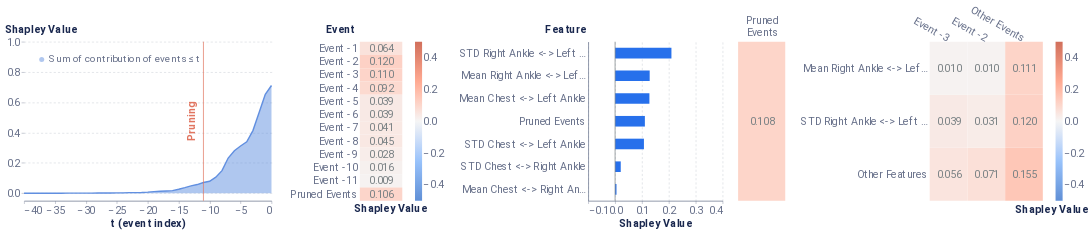

The notebook cell this image was saved under:
### Code cell
# local report with pandas instance
local_report(f_hs, pos_x_pd, pruning_dict, event_dict, feature_dict, cell_dict=cell_dict, model_features=model_features, entity_uuid=positive_sequence_id, entity_col='all_id', baseline=average_event)

### Figure 1 — Vega-Lite specification as saved in the notebook (floating-point values rounded to 4 significant figures)
{"config": {"axis": {"domain": true, "domainColor": "#666F89", "grid": false, "gridCap": "round", "gridColor": "#B3B7C4", "gridDash": [2, 4], "gridWidth": 0.5, "labelColor": "#666F89", "labelFont": "Roboto, Arial, sans-serif", "labelPadding": 2, "tickColor": "#666F89", "tickOpacity": 0.5, "tickSize": 4, "titleColor": "#19274E", "titleFont": "Roboto, Arial, sans-serif", "titleFontSize": 12}, "axisBand": {"domain": true, "labelPadding": 4, "ticks": false}, "axisY": {"domain": false, "titleAlign": "left", "titleAngle": 0, "titleX": -20, "titleY": -10}, "legend": {"labelColor": "#666F89", "labelFont": "Roboto, Arial, sans-serif", "labelFontSize": 12, "symbolSize": 40, "titleColor": "#19274E", "titleFont": "Roboto, Arial, sans-serif", "titleFontSize": 12, "titlePadding": 4}, "arc": {"stroke": "#FFFFFF", "strokeWidth": 1}, "bar": {"fill": "#2770EB", "stroke": null}, "line": {"stroke": "#2770EB", "strokeWidth": 2}, "path": {"stroke": "#2770EB", "strokeWidth": 0.5}, "point": {"fill": "#2770EB", "shape": "circle", "filled": true}, "rect": {"fill": "#2770EB"}, "rule": {"stroke": "#666F89"}, "shape": {"stroke": "#2770EB"}, "text": {"color": "#19274E", "font": "Roboto, Arial, sans-serif", "fontSize": 12}, "range": {"category": ["#2770EB", "#77B98A", "#DA5252", "#FFC400", "#A87AEA", "#00A39E", "#19274E"], "diverging": ["#006360", "#2BB3AE", "#96D9D7", "#FFFFFF", "#EDAAAA", "#DA5252", "#811D1D"], "heatmap": ["#18448F", "#1B4EA5", "#2770EB", "#4C88EE", "#82ACF3", "#A6C4F7", "#E9F1FD"], "ramp": ["#18448F", "#1B4EA5", "#2770EB", "#4C88EE", "#82ACF3", "#A6C4F7", "#E9F1FD"]}, "background": "#FFFFFF", "group": {"fill": "#FFFFFF"}, "header": {"labelColor": "#19274E", "labelFont": "Roboto, Arial, sans-serif", "labelFontSize": 12, "titleColor": "#19274E", "titleFont": "Roboto, Arial, sans-serif", "titleFontSize": 16}, "title": {"anchor": "start", "color": "#19274E", "font": "Roboto, Arial, sans-serif", "fontSize": 20, "fontWeight": "bold", "offset": 20, "subtitleColor": "#19274E", "subtitleFontSize": 16}, "view": {"continuousHeight": 300, "continuousWidth": 400, "stroke": "transparent"}}, "hconcat": [{"layer": [{"mark": {"type": "area", "opacity": 0.5}, "encoding": {"color": {"type": "nominal", "field": "Coalition", "legend": {"fillColor": "white", "labelFontSize": 14, "labelLimit": 0, "orient": "top-left", "symbolSize": 50, "symbolStrokeWidth": 0, "title": null}, "scale": {"domain": ["Sum of contribution of events ≤ t"], "range": ["#618FE0"]}}, "x": {"type": "quantitative", "axis": {"labelFontSize": 15, "title": "t (event index)", "titleFontSize": 15}, "field": "t (event index)"}, "y": {"type": "quantitative", "axis": {"grid": true, "labelFontSize": 15, "titleFontSize": 15, "titleX": -28}, "field": "Shapley Value", "scale": {"domain": [-0.05, 1]}}}}, {"mark": "line", "encoding": {"color": {"type": "nominal", "field": "Coalition", "legend": {"fillColor": "white", "labelFontSize": 14, "labelLimit": 0, "orient": "top-left", "symbolSize": 50, "symbolStrokeWidth": 0, "title": null}, "scale": {"domain": ["Sum of contribution of events ≤ t"], "range": ["#618FE0"]}}, "x": {"type": "quantitative", "axis": {"labelFontSize": 15, "title": "t (event index)", "titleFontSize": 15}, "field": "t (event index)"}, "y": {"type": "quantitative", "axis": {"grid": true, "labelFontSize": 15, "titleFontSize": 15, "titleX": -28}, "field": "Shapley Value", "scale": {"domain": [-0.05, 1]}}}}, {"data": {"name": "data-4da172a0ee14e02747c6e34fe238eb6c"}, "mark": {"type": "rule", "color": "#E17560"}, "encoding": {"x": {"type": "quantitative", "field": "x"}}}, {"data": {"name": "data-5caf32413302c8b0ee27c6c9ada61835"}, "mark": {"type": "text", "angle": 270, "color": "#E17560", "fontSize": 15, "fontWeight": "bold", "text": "Pruning"}, "encoding": {"x": {"type": "quantitative", "field": "x"}}}], "data": {"name": "data-f6d0617344d11d5d6eb381e8151136c9"}, "height": 225, "width": 350}, {"layer": [{"mark": "rect", "encoding": {"color": {"type": "quantitative", "field": "rounded", "legend": {"gradientLength": 225, "gradientThickness": 10, "labelFontSize": 15, "orient": "right"}, "scale": {"domain": [-0.5, 0.5], "range": ["#5f8fd6", "#99c3fb", "#f5f5f5", "#ffaa92", "#d16f5b"]}, "title": null}, "x": {"type": "ordinal", "axis": {"title": "Shapley Value", "titleFontSize": 15}, "field": "column"}, "y": {"type": "ordinal", "axis": {"domain": false, "labelFontSize": 15, "title": "Event", "titleFontSize": 15, "titleX": -49}, "field": "Feature", "sort": ["Event -1", "Event -2", "Event -3", "Event -4", "Event -5", "Event -6", "Event -7", "Event -8", "Event -9", "Event -10", "Event -11", "Pruned Events"]}}}, {"mark": {"type": "text", "align": "right", "baseline": "middle", "color": "#798184", "dx": 18, "fontSize": 15}, "encoding": {"text": {"type": "nominal", "field": "rounded_str"}, "x": {"type": "ordinal", "axis": {"domain": false, "labels": false, "title": "Shapley Value", "titleX": 43}, "field": "column"}, "y": {"type": "ordinal", "axis": {"domain": false, "labelFontSize": 15, "title": "Event", "titleFontSize": 15, "titleX": -49}, "field": "Feature", "sort": ["Event -1", "Event -2", "Event -3", "Event -4", "Event -5", "Event -6", "Event -7", "Event -8", "Event -9", "Event -10", "Event -11", "Pruned Events"]}}}], "data": {"name": "data-de4d03c341b285121e5d70d183e065c2"}, "height": 225, "width": 60}, {"layer": [{"data": {"name": "data-6bd6e116b1bbbe89b15cb6c368e69dea"}, "mark": {"type": "bar", "size": 15, "thickness": 1}, "encoding": {"x": {"type": "quantitative", "axis": {"grid": true, "labelFontSize": 15, "title": "Shapley Value", "titleFontSize": 15}, "field": "Shapley Value", "scale": {"domain": [-0.1, 0.4]}}, "y": {"type": "nominal", "axis": {"labelFontSize": 15, "title": "Feature", "titleFontSize": 15, "titleX": -61}, "field": "Feature", "sort": {"field": "sort_col", "order": "descending"}}}}, {"data": {"name": "data-9c00aa9dc2b1c1a0b4bf9b34ead12925"}, "mark": {"type": "rule", "color": "#798184"}, "encoding": {"x": {"type": "quantitative", "field": "x"}}}], "height": 225, "width": 190}, {"hconcat": [{"layer": [{"mark": "rect", "encoding": {"color": {"type": "quantitative", "field": "rounded", "legend": null, "scale": {"domain": [-0.5, 0.5], "range": ["#5f8fd6", "#99c3fb", "#f5f5f5", "#ffaa92", "#d16f5b"]}, "title": null}, "x": {"type": "nominal", "axis": {"titleFontSize": 15}, "field": "Event"}, "y": {"type": "nominal", "axis": {"domain": false, "labels": false, "title": null}, "field": "Feature"}}}, {"mark": {"type": "text", "align": "right", "baseline": "middle", "color": "#798184", "dx": 18, "fontSize": 15}, "encoding": {"text": {"type": "nominal", "field": "rounded_str"}, "x": {"type": "nominal", "axis": {"domain": false, "labelAngle": 0, "labelFontSize": 15, "labelOffset": 24, "labelPadding": 30, "orient": "top", "title": null}, "field": "Event"}, "y": {"type": "nominal", "axis": {"domain": false, "labels": false, "title": null}, "field": "Feature"}}}], "data": {"name": "data-495cc4f5c030f3712013cd8c3e270316"}, "height": 225, "width": 66.67}, {"layer": [{"mark": "rect", "encoding": {"color": {"type": "quantitative", "field": "rounded", "legend": {"gradientLength": 225, "gradientThickness": 10, "labelFontSize": 15, "orient": "right"}, "scale": {"domain": [-0.5, 0.5], "range": ["#5f8fd6", "#99c3fb", "#f5f5f5", "#ffaa92", "#d16f5b"]}, "title": null}, "x": {"type": "nominal", "axis": {"titleFontSize": 15}, "field": "Event", "sort": ["Event -3", "Event -2"]}, "y": {"type": "nominal", "axis": {"domain": false, "labelFontSize": 15, "title": null}, "field": "Feature", "sort": ["Mean Right Ankle <-> Left Ankle", "STD Right Ankle <-> Left Ankle"]}}}, {"mark": {"type": "text", "align": "right", "baseline": "middle", "color": "#798184", "dx": 18, "fontSize": 15}, "encoding": {"text": {"type": "nominal", "field": "rounded_str"}, "x": {"type": "nominal", "axis": {"domain": false, "labelAngle": 30, "labelFontSize": 15, "orient": "top", "title": "Shapley Value", "titleX": 172, "titleY": 245}, "field": "Event", "sort": ["Event -3", "Event -2"]}, "y": {"type": "nominal", "axis": {"domain": false, "labelFontSize": 15, "title": null}, "field": "Feature", "sort": ["Mean Right Ankle <-> Left Ankle", "STD Right Ankle <-> Left Ankle"]}}}], "data": {"name": "data-cee977377ab750f4606b74bc052de325"}, "height": 225, "width": 160}], "resolve": {"scale": {"color": "independent"}}}], "resolve": {"scale": {"color": "independent"}}, "$schema": "https://vega.github.io/schema/vega-lite/v4.8.1.json", "datasets": {"data-f6d0617344d11d5d6eb381e8151136c9": [{"Coalition": "Sum of contribution of events > t", "t (event index)": 0, "Shapley Value": 0.0}, {"Coalition": "Sum of contribution of events ≤ t", "t (event index)": 0, "Shapley Value": 0.7108}, {"Coalition": "Sum of contribution of events > t", "t (event index)": -1, "Shapley Value": 0.05771}, {"Coalition": "Sum of contribution of events ≤ t", "t (event index)": -1, "Shapley Value": 0.6531}, {"Coalition": "Sum of contribution of events > t", "t (event index)": -2, "Shapley Value": 0.1781}, {"Coalition": "Sum of contribution of events ≤ t", "t (event index)": -2, "Shapley Value": 0.5327}, {"Coalition": "Sum of contribution of events > t", "t (event index)": -3, "Shapley Value": 0.2974}, {"Coalition": "Sum of contribution of events ≤ t", "t (event index)": -3, "Shapley Value": 0.4133}, {"Coalition": "Sum of contribution of events > t", "t (event index)": -4, "Shapley Value": 0.3712}, {"Coalition": "Sum of contribution of events ≤ t", "t (event index)": -4, "Shapley Value": 0.3395}, {"Coalition": "Sum of contribution of events > t", "t (event index)": -5, "Shapley Value": 0.3992}, {"Coalition": "Sum of contribution of events ≤ t", "t (event index)": -5, "Shapley Value": 0.3116}, {"Coalition": "Sum of contribution of events > t", "t (event index)": -6, "Shapley Value": 0.4303}, {"Coalition": "Sum of contribution of events ≤ t", "t (event index)": -6, "Shapley Value": 0.2804}, {"Coalition": "Sum of contribution of events > t", "t (event index)": -7, "Shapley Value": 0.4785}, {"Coalition": "Sum of contribution of events ≤ t", "t (event index)": -7, "Shapley Value": 0.2323}, {"Coalition": "Sum of contribution of events > t", "t (event index)": -8, "Shapley Value": 0.562}, {"Coalition": "Sum of contribution of events ≤ t", "t (event index)": -8, "Shapley Value": 0.1487}, {"Coalition": "Sum of contribution of events > t", "t (event index)": -9, "Shapley Value": 0.605}, {"Coalition": "Sum of contribution of events ≤ t", "t (event index)": -9, "Shapley Value": 0.1058}, {"Coalition": "Sum of contribution of events > t", "t (event index)": -10, "Shapley Value": 0.632}, {"Coalition": "Sum of contribution of events ≤ t", "t (event index)": -10, "Shapley Value": 0.07876}, {"Coalition": "Sum of contribution of events > t", "t (event index)": -11, "Shapley Value": 0.6398}, {"Coalition": "Sum of contribution of events ≤ t", "t (event index)": -11, "Shapley Value": 0.07093}, {"Coalition": "Sum of contribution of events > t", "t (event index)": -12, "Shapley Value": 0.6536}, {"Coalition": "Sum of contribution of events ≤ t", "t (event index)": -12, "Shapley Value": 0.05718}, {"Coalition": "Sum of contribution of events > t", "t (event index)": -13, "Shapley Value": 0.6625}, {"Coalition": "Sum of contribution of events ≤ t", "t (event index)": -13, "Shapley Value": 0.04823}, {"Coalition": "Sum of contribution of events > t", "t (event index)": -14, "Shapley Value": 0.6741}, {"Coalition": "Sum of contribution of events ≤ t", "t (event index)": -14, "Shapley Value": 0.03669}, {"Coalition": "Sum of contribution of events > t", "t (event index)": -15, "Shapley Value": 0.6846}, {"Coalition": "Sum of contribution of events ≤ t", "t (event index)": -15, "Shapley Value": 0.02619}, {"Coalition": "Sum of contribution of events > t", "t (event index)": -16, "Shapley Value": 0.6938}, {"Coalition": "Sum of contribution of events ≤ t", "t (event index)": -16, "Shapley Value": 0.017}, {"Coalition": "Sum of contribution of events > t", "t (event index)": -17, "Shapley Value": 0.6962}, {"Coalition": "Sum of contribution of events ≤ t", "t (event index)": -17, "Shapley Value": 0.01453}, {"Coalition": "Sum of contribution of events > t", "t (event index)": -18, "Shapley Value": 0.6979}, {"Coalition": "Sum of contribution of events ≤ t", "t (event index)": -18, "Shapley Value": 0.01288}, {"Coalition": "Sum of contribution of events > t", "t (event index)": -19, "Shapley Value": 0.7005}, {"Coalition": "Sum of contribution of events ≤ t", "t (event index)": -19, "Shapley Value": 0.01028}, {"Coalition": "Sum of contribution of events > t", "t (event index)": -20, "Shapley Value": 0.7036}, {"Coalition": "Sum of contribution of events ≤ t", "t (event index)": -20, "Shapley Value": 0.007207}, {"Coalition": "Sum of contribution of events > t", "t (event index)": -21, "Shapley Value": 0.7057}, {"Coalition": "Sum of contribution of events ≤ t", "t (event index)": -21, "Shapley Value": 0.005071}, {"Coalition": "Sum of contribution of events > t", "t (event index)": -22, "Shapley Value": 0.7067}, {"Coalition": "Sum of contribution of events ≤ t", "t (event index)": -22, "Shapley Value": 0.004101}, {"Coalition": "Sum of contribution of events > t", "t (event index)": -23, "Shapley Value": 0.7072}, {"Coalition": "Sum of contribution of events ≤ t", "t (event index)": -23, "Shapley Value": 0.003608}, {"Coalition": "Sum of contribution of events > t", "t (event index)": -24, "Shapley Value": 0.7083}, {"Coalition": "Sum of contribution of events ≤ t", "t (event index)": -24, "Shapley Value": 0.002456}, {"Coalition": "Sum of contribution of events > t", "t (event index)": -25, "Shapley Value": 0.7086}, {"Coalition": "Sum of contribution of events ≤ t", "t (event index)": -25, "Shapley Value": 0.002136}, {"Coalition": "Sum of contribution of events > t", "t (event index)": -26, "Shapley Value": 0.7091}, {"Coalition": "Sum of contribution of events ≤ t", "t (event index)": -26, "Shapley Value": 0.001704}, {"Coalition": "Sum of contribution of events > t", "t (event index)": -27, "Shapley Value": 0.7096}, {"Coalition": "Sum of contribution of events ≤ t", "t (event index)": -27, "Shapley Value": 0.001183}, {"Coalition": "Sum of contribution of events > t", "t (event index)": -28, "Shapley Value": 0.7098}, {"Coalition": "Sum of contribution of events ≤ t", "t (event index)": -28, "Shapley Value": 0.001008}, {"Coalition": "Sum of contribution of events > t", "t (event index)": -29, "Shapley Value": 0.7101}, {"Coalition": "Sum of contribution of events ≤ t", "t (event index)": -29, "Shapley Value": 0.0006643}, {"Coalition": "Sum of contribution of events > t", "t (event index)": -30, "Shapley Value": 0.7103}, {"Coalition": "Sum of contribution of events ≤ t", "t (event index)": -30, "Shapley Value": 0.0004653}, {"Coalition": "Sum of contribution of events > t", "t (event index)": -31, "Shapley Value": 0.7103}, {"Coalition": "Sum of contribution of events ≤ t", "t (event index)": -31, "Shapley Value": 0.0004616}, {"Coalition": "Sum of contribution of events > t", "t (event index)": -32, "Shapley Value": 0.7104}, {"Coalition": "Sum of contribution of events ≤ t", "t (event index)": -32, "Shapley Value": 0.000371}, {"Coalition": "Sum of contribution of events > t", "t (event index)": -33, "Shapley Value": 0.7105}, {"Coalition": "Sum of contribution of events ≤ t", "t (event index)": -33, "Shapley Value": 0.0003063}, {"Coalition": "Sum of contribution of events > t", "t (event index)": -34, "Shapley Value": 0.7106}, {"Coalition": "Sum of contribution of events ≤ t", "t (event index)": -34, "Shapley Value": 0.0002177}, {"Coalition": "Sum of contribution of events > t", "t (event index)": -35, "Shapley Value": 0.7106}, {"Coalition": "Sum of contribution of events ≤ t", "t (event index)": -35, "Shapley Value": 0.0001316}, {"Coalition": "Sum of contribution of events > t", "t (event index)": -36, "Shapley Value": 0.7107}, {"Coalition": "Sum of contribution of events ≤ t", "t (event index)": -36, "Shapley Value": 7.914e-05}, {"Coalition": "Sum of contribution of events > t", "t (event index)": -37, "Shapley Value": 0.7107}, {"Coalition": "Sum of contribution of events ≤ t", "t (event index)": -37, "Shapley Value": 7.229e-05}, {"Coalition": "Sum of contribution of events > t", "t (event index)": -38, "Shapley Value": 0.7107}, {"Coalition": "Sum of contribution of events ≤ t", "t (event index)": -38, "Shapley Value": 6.098e-05}, {"Coalition": "Sum of contribution of events > t", "t (event index)": -39, "Shapley Value": 0.7107}, {"Coalition": "Sum of contribution of events ≤ t", "t (event index)": -39, "Shapley Value": 3.537e-05}, {"Coalition": "Sum of contribution of events > t", "t (event index)": -40, "Shapley Value": 0.7107}, {"Coalition": "Sum of contribution of events ≤ t", "t (event index)": -40, "Shapley Value": 3.019e-05}], "data-4da172a0ee14e02747c6e34fe238eb6c": [{"x": -11}], "data-5caf32413302c8b0ee27c6c9ada61835": [{"x": -13}], "data-de4d03c341b285121e5d70d183e065c2": [{"Shapley Value": 0.0645, "Feature": "Event -1", "row": 1, "column": 1, "rounded": 0.064, "rounded_str": "0.064"}, {"Shapley Value": 0.1202, "Feature": "Event -2", "row": 2, "column": 1, "rounded": 0.12, "rounded_str": "0.120"}, {"Shapley Value": 0.1104, "Feature": "Event -3", "row": 3, "column": 1, "rounded": 0.11, "rounded_str": "0.110"}, {"Shapley Value": 0.09179, "Feature": "Event -4", "row": 4, "column": 1, "rounded": 0.092, "rounded_str": "0.092"}, {"Shapley Value": 0.03949, "Feature": "Event -5", "row": 5, "column": 1, "rounded": 0.039, "rounded_str": "0.039"}, {"Shapley Value": 0.03864, "Feature": "Event -6", "row": 6, "column": 1, "rounded": 0.039, "rounded_str": "0.039"}, {"Shapley Value": 0.04126, "Feature": "Event -7", "row": 7, "column": 1, "rounded": 0.041, "rounded_str": "0.041"}, {"Shapley Value": 0.04535, "Feature": "Event -8", "row": 8, "column": 1, "rounded": 0.045, "rounded_str": "0.045"}, {"Shapley Value": 0.0284, "Feature": "Event -9", "row": 9, "column": 1, "rounded": 0.028, "rounded_str": "0.028"}, {"Shapley Value": 0.01647, "Feature": "Event -10", "row": 10, "column": 1, "rounded": 0.016, "rounded_str": "0.016"}, {"Shapley Value": 0.008573, "Feature": "Event -11", "row": 11, "column": 1, "rounded": 0.009, "rounded_str": "0.009"}, {"Shapley Value": 0.1056, "Feature": "Pruned Events", "row": 12, "column": 1, "rounded": 0.106, "rounded_str": "0.106"}], "data-6bd6e116b1bbbe89b15cb6c368e69dea": [{"Random seed": 42, "NSamples": 32000, "Feature": "Mean Chest <-> Right Ankle", "Shapley Value": 0.005215, "sort_col": 0.005215}, {"Random seed": 42, "NSamples": 32000, "Feature": "STD Chest <-> Right Ankle", "Shapley Value": 0.02108, "sort_col": 0.02108}, {"Random seed": 42, "NSamples": 32000, "Feature": "Mean Chest <-> Left Ankle", "Shapley Value": 0.1278, "sort_col": 0.1278}, {"Random seed": 42, "NSamples": 32000, "Feature": "STD Chest <-> Left Ankle", "Shapley Value": 0.1074, "sort_col": 0.1074}, {"Random seed": 42, "NSamples": 32000, "Feature": "Mean Right Ankle <-> Left Ankle", "Shapley Value": 0.1288, "sort_col": 0.1288}, {"Random seed": 42, "NSamples": 32000, "Feature": "STD Right Ankle <-> Left Ankle", "Shapley Value": 0.2097, "sort_col": 0.2097}, {"Random seed": 42, "NSamples": 32000, "Feature": "Pruned Events", "Shapley Value": 0.1109, "sort_col": 0.1109}], "data-9c00aa9dc2b1c1a0b4bf9b34ead12925": [{"x": 0}], "data-495cc4f5c030f3712013cd8c3e270316": [{"Event": ["Pruned", "Events"], "Feature": "Other features", "rounded": 0.108, "rounded_str": "0.108"}], "data-cee977377ab750f4606b74bc052de325": [{"Event": "Other Events", "Feature": "Other Features", "Shapley Value": 0.1548, "rounded": 0.155, "rounded_str": "0.155"}, {"Event": "Other Events", "Feature": "STD Right Ankle <-> Left Ankle", "Shapley Value": 0.1201, "rounded": 0.12, "rounded_str": "0.120"}, {"Event": "Other Events", "Feature": "Mean Right Ankle <-> Left Ankle", "Shapley Value": 0.1108, "rounded": 0.111, "rounded_str": "0.111"}, {"Event": "Event -2", "Feature": "Other Features", "Shapley Value": 0.07139, "rounded": 0.071, "rounded_str": "0.071"}, {"Event": "Event -3", "Feature": "Other Features", "Shapley Value": 0.05566, "rounded": 0.056, "rounded_str": "0.056"}, {"Event": "Event -3", "Feature": "STD Right Ankle <-> Left Ankle", "Shapley Value": 0.03916, "rounded": 0.039, "rounded_str": "0.039"}, {"Event": "Event -2", "Feature": "STD Right Ankle <-> Left Ankle", "Shapley Value": 0.03109, "rounded": 0.031, "rounded_str": "0.031"}, {"Event": "Event -3", "Feature": "Mean Right Ankle <-> Left Ankle", "Shapley Value": 0.009979, "rounded": 0.01, "rounded_str": "0.010"}, {"Event": "Event -2", "Feature": "Mean Right Ankle <-> Left Ankle", "Shapley Value": 0.009698, "rounded": 0.01, "rounded_str": "0.010"}]}}
